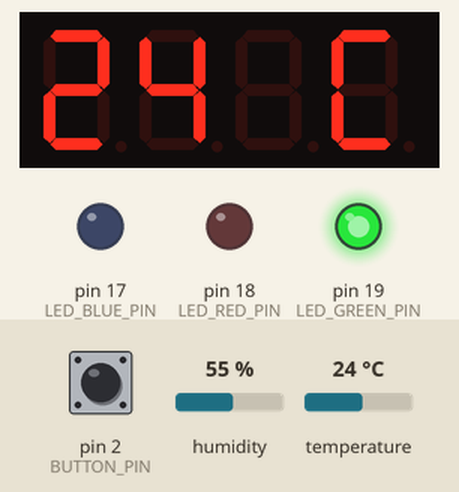
The sketch below on a simulated Arduino Uno, built with avr-gcc and run on an emulated ATmega328P. Parts: 4-digit seven-segment display, output pins drawn as LEDs (lit = HIGH). The test bench sets the inputs (shaded band); at power-on: pin 2 (BUTTON_PIN) LOW, humidity 55 %, temperature 24 °C.

Above: at 1.2 s.
1.3 s: pin 2 (BUTTON_PIN) pulled HIGH for 0.15 s
At 2.3 s:
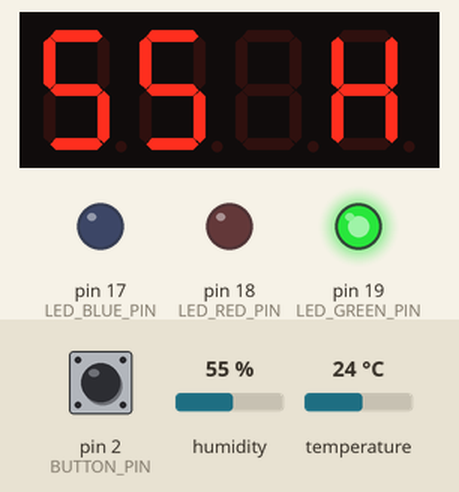
3.0 s: humidity set to 51 %
At 5.0 s:
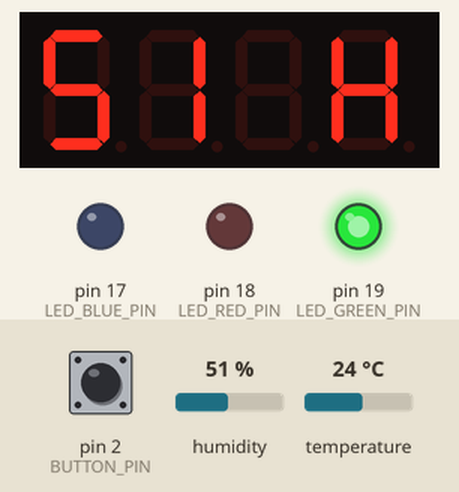
5.6 s: humidity set to 48 %
At 7.1 s:
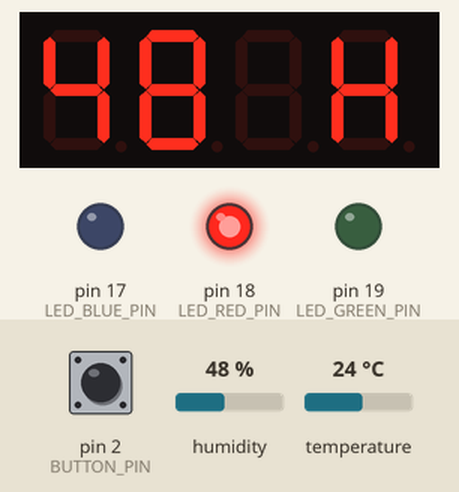
7.7 s: humidity set to 68 %
At 9.2 s:
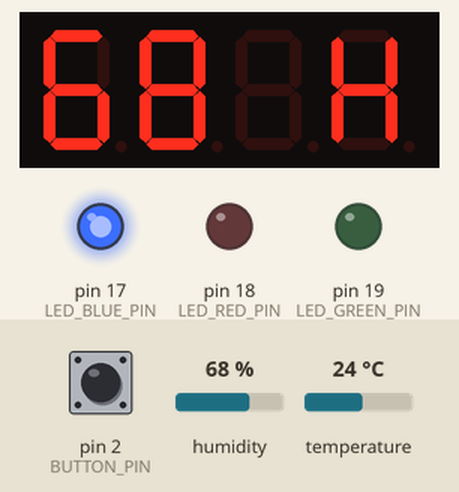
9.7 s: pin 2 (BUTTON_PIN) pulled HIGH for 1 s
At 10.78 s:
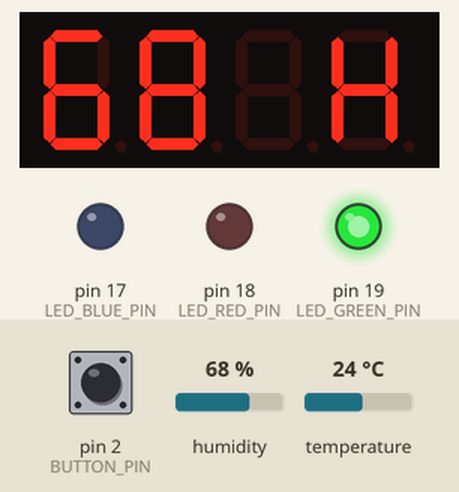
12.2 s: temperature set to 21 °C
At 14.0 s:
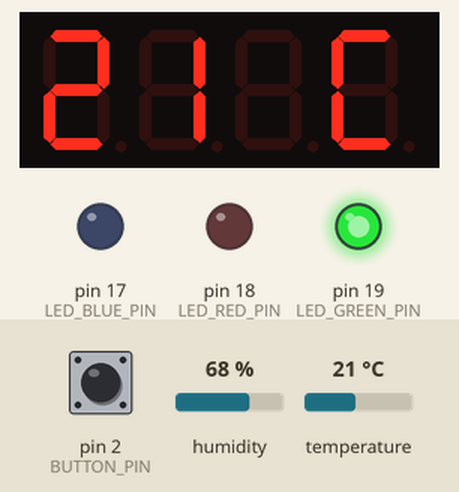
14.3 s: temperature set to 18 °C
Timing chart, 0 to 17.3 s (numbered marks = the images above; inputs shaded):
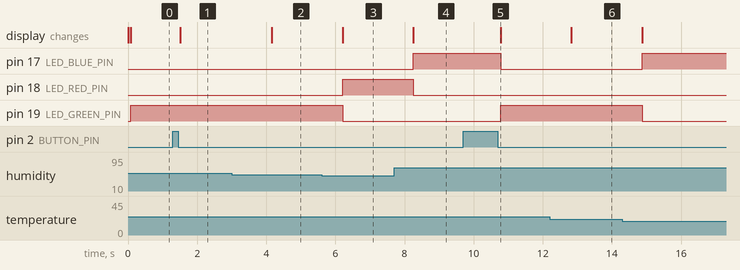

The sketch:

run.ino
```cpp
#include <math.h>
#include "DHT.h"
#include "SevSeg.h"
#include "TimerOne.h"

#define SEVSEG_BRIGHTNESS 80

#define BUTTON_PIN 2

#define DHT_PIN 3
#define DHT_TYPE DHT11
#define DHT_HUMI_BLUE 60
#define DHT_HUMI_GREEN 50
#define DHT_TEMPE_GREEN 20
#define DHT_TEMPE_RED 27

#define LED_BLUE_PIN 17
#define LED_GREEN_PIN 19
#define LED_RED_PIN 18

#define TIMER1_INI 8192

SevSeg sevseg;
byte sevseg_num_digits = 4;
byte sevseg_digit_pins[] = {1, 0, 4, 5};
byte sevseg_segment_pins[] = {6, 7, 8, 9, 10, 11, 12, 13};

// Index 0 indicates, what we want sevseg to display: value 0 is humidity, value
// 1 is temperature.
// Index 1 shows, whether the display is going to be switched from humidity to
// temperature, and vice versa.
char sevseg_ctrl[2];

DHT dht(DHT_PIN, DHT_TYPE);

// Index 0 holds the new value, index 1 the old one.
char dht_humi[2], dht_tempe[2];
char dht_buf[6];

void setup() {
    sevseg.begin(COMMON_ANODE, sevseg_num_digits, sevseg_digit_pins,
          sevseg_segment_pins, 1, 1);
    sevseg.setBrightness(SEVSEG_BRIGHTNESS);

    pinMode(BUTTON_PIN, INPUT);

    dht.begin();

    pinMode(LED_RED_PIN, OUTPUT);
    pinMode(LED_BLUE_PIN, OUTPUT);
    pinMode(LED_GREEN_PIN, OUTPUT);

    Timer1.initialize(TIMER1_INI);
    Timer1.attachInterrupt(sevseg_refresh_display);
}

void sevseg_refresh_display() {
    sevseg.refreshDisplay();
}

void setHumidity() {
    dht_humi[1] = dht_humi[0];
    dht_humi[0] = roundf(dht.readHumidity());

    if (! sevseg_ctrl[1] && dht_humi[0] == dht_humi[1])
        return;

    // The button has been pressed, or the sensor has measured a new value.
    // Let's display it, and rewrite the LED.

    snprintf(dht_buf, sizeof dht_buf, "%d %s", dht_humi[0], "H");
    sevseg.setChars(dht_buf);

    if (dht_humi[0] >= DHT_HUMI_BLUE) {
        digitalWrite(LED_BLUE_PIN, HIGH);
        digitalWrite(LED_RED_PIN, LOW);
        digitalWrite(LED_GREEN_PIN, LOW);
    } else if (dht_humi[0] >= DHT_HUMI_GREEN) {
        digitalWrite(LED_GREEN_PIN, HIGH);
        digitalWrite(LED_RED_PIN, LOW);
        digitalWrite(LED_BLUE_PIN, LOW);
    } else {
        digitalWrite(LED_RED_PIN, HIGH);
        digitalWrite(LED_GREEN_PIN, LOW);
        digitalWrite(LED_BLUE_PIN, LOW);
    }

    sevseg_ctrl[1] = 0;
}

void setTemperature() {
    dht_tempe[1] = dht_tempe[0];
    dht_tempe[0] = roundf(dht.readTemperature());

    if (! sevseg_ctrl[1] && dht_tempe[0] == dht_tempe[1])
        return;

    snprintf(dht_buf, sizeof dht_buf, "%d %s", dht_tempe[0], "C");
    sevseg.setChars(dht_buf);

    if (dht_tempe[0] >= DHT_TEMPE_RED) {
        digitalWrite(LED_RED_PIN, HIGH);
        digitalWrite(LED_GREEN_PIN, LOW);
        digitalWrite(LED_BLUE_PIN, LOW);
    } else if (dht_tempe[0] >= DHT_TEMPE_GREEN) {
        digitalWrite(LED_GREEN_PIN, HIGH);
        digitalWrite(LED_RED_PIN, LOW);
        digitalWrite(LED_BLUE_PIN, LOW);
    } else {
        digitalWrite(LED_BLUE_PIN, HIGH);
        digitalWrite(LED_RED_PIN, LOW);
        digitalWrite(LED_GREEN_PIN, LOW);
    }

    sevseg_ctrl[1] = 0;
}

void loop() {
    if (digitalRead(BUTTON_PIN)) {
        while (digitalRead(BUTTON_PIN)) {
        }
        sevseg_ctrl[0] ^= 1;
        sevseg_ctrl[1] = 1;
    }

    delay(50);

    if (sevseg_ctrl[0])
        setHumidity();
    else
        setTemperature();

}

// vim: ft=c
```

Measured:
- the behaviour switches between 50 and 49 % on humidity (found by bisection; images 2 and 3)
- after the input at 1.3 s, the display: changes after 0.21 s (image 1)
- after the input at 3.0 s, the display: changes after 1.2 s (image 2)
- after the input at 5.6 s, pin 18 (LED_RED_PIN): LOW → HIGH after 0.61 s; pin 19 (LED_GREEN_PIN): HIGH → LOW after 0.61 s; the display: changes after 0.61 s (image 3)
- after the input at 7.7 s, pin 17 (LED_BLUE_PIN): LOW → HIGH after 0.56 s; pin 18 (LED_RED_PIN): HIGH → LOW after 0.56 s; the display: changes after 0.56 s (image 4)
- after the input at 9.7 s, pin 17 (LED_BLUE_PIN): HIGH → LOW after 1.1 s; pin 19 (LED_GREEN_PIN): LOW → HIGH after 1.1 s
- after the input at 12.2 s, the display: changes after 0.63 s (image 6)
- after the input at 14.3 s, pin 17 (LED_BLUE_PIN): LOW → HIGH after 0.58 s; pin 19 (LED_GREEN_PIN): HIGH → LOW after 0.58 s
